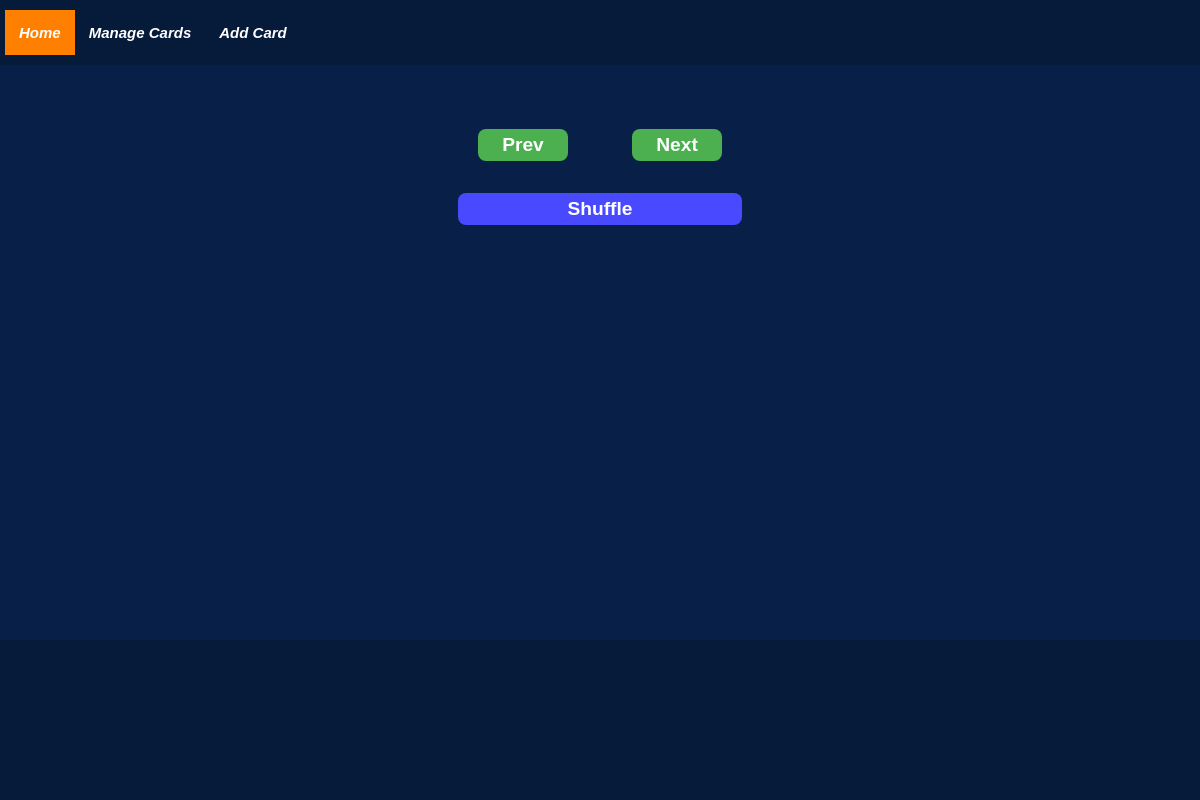
/flashcards/test 2, run on an earlier commit of the app's database.
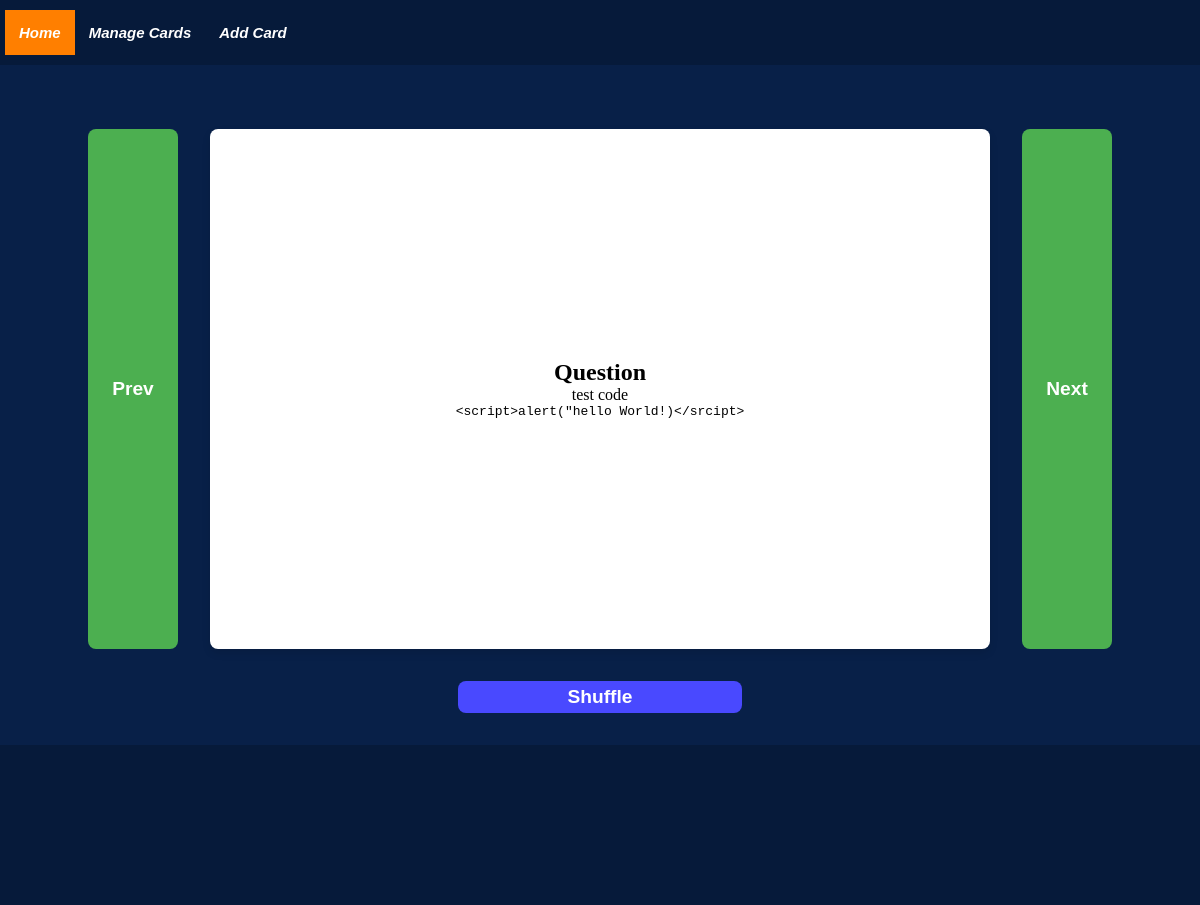
And on a later commit of the database.
### tables this page shows
CREATE TABLE Flashcards(
            fid INTEGER PRIMARY KEY AUTOINCREMENT,
            category TEXT NOT NULL,
            question TEXT NOT NULL,
            answer TEXT NOT NULL,
            code_id INTEGER REFERENCES Code(ckey),
            image_file TEXT
              
    );

CREATE TABLE Code(
            cid INTEGER PRIMARY KEY AUTOINCREMENT,
            code_block TEXT NOT NULL,
            code_type TEXT NOT NULL
    );

### app.py (the view)
@app.route("/flashcards/<category>")
def flashcard_route(category):
    data = database.view_allcards(category=category)
    length = len(data['questions'])
    return render_template('flashcards.html', nav_id="home-page", data=data, length=length)

### templates/flashcards.html (shortened to what this page needs)
{% extends "base.html" %}
{% block content %}
<div class="use-flashcard">
    <button class="side-button" id="previous-button" onclick="showPreviousFlashcard()">Prev</button>
    {% for index in range(length) %}
    <div class="flashcard" id="flashcard-{{ index }}">
        <div class="card-content" id="flashcard-{{ index }}-content">
            <div class="side front" id="flashcard-{{ index }}-front">
                <h2>Question</h2>
                <p>{{ data['questions'][index]['question'] | escape }}</p>
                {% if data['questions'][index]['image_file'] %}
                <img class="card-image" src="{{ url_for('static', filename='images/' + data['questions'][index]['image_path']) }}"
                    alt="{{ data['questions'][index]['image_path'] }}">
                {% elif data['questions'][index]['code'] %}
                <pre><code>{{ data['questions'][index]['code'] | escape }}</code></pre>
                {% endif %}
            </div>
            <div class="side back" id="flashcard-{{ index }}-back">
                <h2>Answer</h2>
                <p>{{ data['questions'][index]['answer'] | escape }}</p>
            </div>
        </div>
    </div>
    {% endfor %}
    <button class="side-button" id="next-button" onclick="showNextFlashcard()">Next</button>
</div>
<div class="buttons">
    <button id="shuffle-button" onclick="shuffleFlashcards()">Shuffle</button>
</div>
{% endblock %}

### templates/base.html (shortened to what this page needs)
<!DOCTYPE html>
<html lang="en">
    <head>
        <link rel="stylesheet" type="text/css" href="{{ url_for('static', filename='css/base.css') }}">
        <link rel="stylesheet" type="text/css" href="{{ url_for('static', filename='css/prism.css') }}">
    </head>
    <body>
        <div id="nav-bar">
            <ul class="nav">
                <li><a href="{{  url_for('home')  }}" class="nav-tile {% if nav_id == 'home-page' %}active{% endif %}">Home</a></li>
                <li><a href="{{  url_for('manage_flashcards_route')  }}" class="nav-tile {% if nav_id == 'manage-page' %}active{% endif %}">Manage Cards</a></li>
                <li><a href="{{  url_for('add_flashcard_route')  }}" class="nav-tile {% if nav_id == 'add-page' %}active{% endif %}">Add Card</a></li>
            </ul>
        </div>
        <div id="flash-messages">
        </div>
        <div class="content">
            {% block content %}{% endblock %}
        </div>
        <footer></footer>
    </body>
</html>

### static/css/base.css (style rules this page uses)
* { padding: 0; margin: 0; box-sizing: border-box; }
body { background-color: #082048; font-family: 'Times New Roman', Times, serif; width: 100%; position: relative; display: flex; flex-direction: column; min-height: 100vh; }
.content { flex: 1; }
#nav-bar { color: #FFFFFF; font-size: 15px; font-family: Arial, sans-serif; font-weight: bold; font-style: italic; padding: 10px 0px 10px 5px; margin-bottom: 1rem; background-color: rgba(0, 0, 0, 0.2); display: flex; flex-direction: row; }
.nav { list-style-type: none; margin: 0; padding: 0; overflow: hidden; }
.nav li { display: inline; float: left; }
.nav-tile { display: block; color: #FFFFFF; text-align: center; padding: 14px; text-decoration: none; }
.active { background: #FF7F00; }
#flash-messages { margin: 0 4rem 1rem 4rem; height: 2rem; overflow: hidden; }
.use-flashcard { display: flex; flex-direction: row; justify-content: center; }
.flashcard { background-color: transparent; width: 65vw; height: 65vh; perspective: 1000px; }
.card-content { position: relative; width: 100%; height: 100%; text-align: center; transform-style: preserve-3d; transition: transform 0.5s; }
.side { cursor: pointer; backface-visibility: hidden; display: flex; flex-direction: column; justify-content: center; align-items: center; border-radius: 8px; box-shadow: 0 4px 8px rgba(0, 0, 0, 0.1); padding: 2rem; }
.front, .back { background-color: #FFFFFF; position: absolute; width: 100%; height: 100%; }
.back { transform: rotateY(180deg); }
button { border: none; border-radius: 8px; min-width: 90px; padding: 5px; margin: 0 2rem 0 2rem; color: #FFFFFF; font-weight: bold; font-size: larger; }
.side-button { background-color: #4CAF50; }
.buttons { margin: 2rem; text-align: center; }
#shuffle-button { width: 25%; background-color: rgb(73, 73, 255); }
footer { height: 10rem; background-color: rgba(0, 0, 0, 0.2); }

What changed in the data, as far as the page shows it:
now on this page (row edited): Flashcards: question "test code"
now on this page (row unchanged): Code: code_block "<script>alert(\"hello World!)</srcipt>"
Also different on the page:
new list line: "Question"
